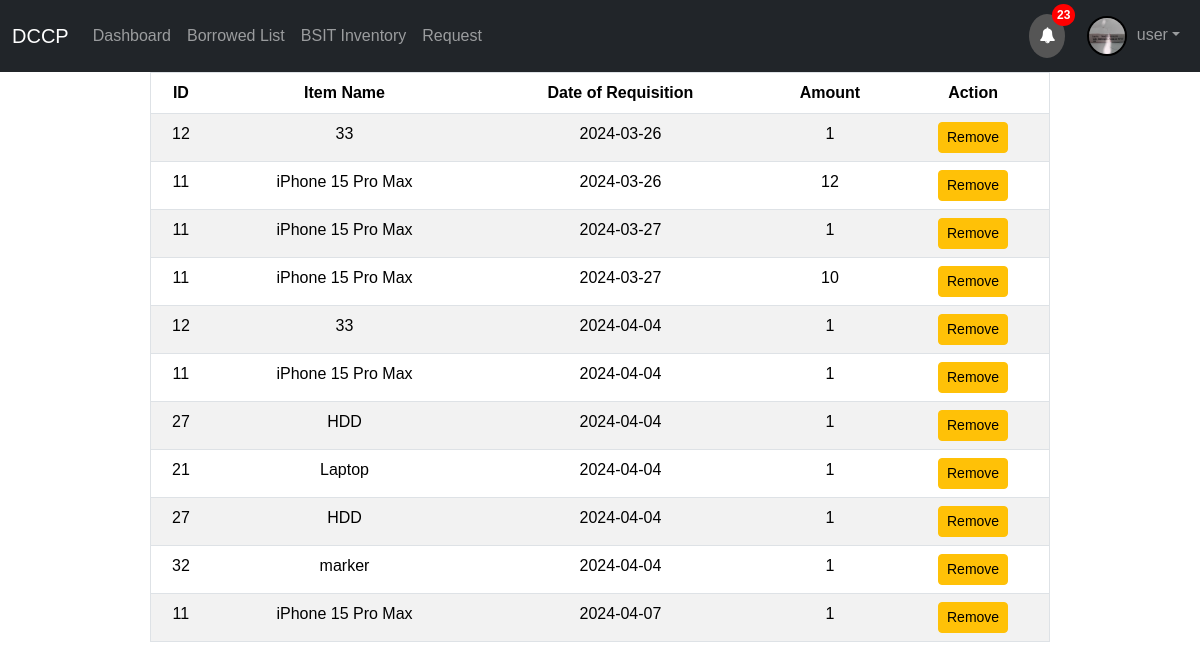
Page /item_storage.php (signed in) on the committed database.
### tables this page shows
CREATE TABLE `account` (
  `UID` int(11) NOT NULL,
  `username` text NOT NULL,
  `password` text NOT NULL,
  `email` text NOT NULL,
  `department` text NOT NULL,
  `position` text NOT NULL,
  `user_type` text NOT NULL,
  `image_path` varchar(255) NOT NULL,
  `iid` text NOT NULL,
  `iid_image` text NOT NULL
);

CREATE TABLE `borrowed_item` (
  `item_code` int(11) NOT NULL,
  `borrow_date` date NOT NULL,
  `borrower` text NOT NULL,
  `equipment_name` text NOT NULL,
  `useless` int(11) NOT NULL,
  `item_type` text NOT NULL,
  `borrowed_amount` int(11) NOT NULL,
  `request_destination` text NOT NULL,
  `request_date` date NOT NULL
);

### item_storage.php (the view, shortened to what this page needs)
<?php
include_once("config.php");
$name = $_SESSION['username'];
$rs = mysqli_query($mysqli, "SELECT * FROM borrowed_item WHERE item_type = 'consumable'");
?>
<!DOCTYPE html>
<html>
<head>
    <link href="https://cdn.jsdelivr.net/npm/bootstrap@5.3.2/dist/css/bootstrap.min.css" rel="stylesheet">
</head>
<body>
    <?php include 'navigation_user.php'; ?>
    <table class="table table-striped w-75" border="1px" align="center">
        <thead>
            <tr align="center">
                <th><b>ID</b></th>
                <th><b>Item Name</b></th>
                <th><b>Date of Requisition</b></th>
                <th><b>Amount</b></th>
                <th><b>Action</b></th>
            </tr>
        </thead>
        <tbody>
            <?php
            while ($res = mysqli_fetch_array($rs)) {
                if ($res['borrower'] == $name) {
                    echo "<tr align='center'>";
                    echo "<td>" . $res['item_code'] . "</td>";
                    echo "<td>" . $res['equipment_name'] . "</td>";
                    echo "<td>" . $res['borrow_date'] . "</td>";
                    echo "<td>" . $res['borrowed_amount'] . "</td>";
                    echo "<td><a class='btn btn-sm btn-warning' href='removal_item.php?delete_id=" . $res['useless'] . "'>Remove</a></td>";
                    echo "</tr>";
                }
            }
            ?>
        </tbody>
    </table>
</body>
</html>

### navigation_user.php (shortened to what this page needs)
<?php
$dep = $_SESSION['department'];
$hier = $_SESSION['hierarchy'];
$query_today = "SELECT * FROM borrowed_item WHERE item_type != 'consumable' AND DATE(request_date) = CURDATE() AND borrower = '$name'";
$res_today = mysqli_query($mysqli, $query_today);
$num_due_today = mysqli_num_rows($res_today);
$query_passed = "SELECT * FROM borrowed_item WHERE item_type != 'consumable' AND DATE(request_date) < CURDATE() AND borrower = '$name'";
$res_passed = mysqli_query($mysqli, $query_passed);
$num_due_passed = mysqli_num_rows($res_passed);
$query_tomorrow = "SELECT * FROM borrowed_item WHERE item_type != 'consumable' AND DATE(request_date) = DATE(DATE_ADD(CURDATE(), INTERVAL 1 DAY)) AND borrower = '$name'";
$res_tomorrow = mysqli_query($mysqli, $query_tomorrow);
$num_due_tomorrow = mysqli_num_rows($res_tomorrow);
$acce = mysqli_query($mysqli, "SELECT * FROM accept WHERE user = '$name'");
$num_acce = mysqli_num_rows($acce);
$alerto = $num_due_today + $num_due_passed + $num_due_tomorrow + $num_acce;
$email_query = mysqli_query($mysqli, "SELECT * FROM account WHERE username = '$name'");
if ($email_query) {
    if (mysqli_num_rows($email_query) > 0) {
        $row = mysqli_fetch_array($email_query);
        $email = $row['email'];
        $image_path = $row['image_path'];
    }
}
?>
<link rel="stylesheet" href="https://cdnjs.cloudflare.com/ajax/libs/font-awesome/4.7.0/css/font-awesome.min.css">
<nav class="navbar navbar-expand-sm bg-dark navbar-dark">
    <div class="container-fluid">
        <a class="navbar-brand" href="#">DCCP</a>
        <div class="collapse navbar-collapse" id="collapsibleNavbar">
            <ul class="navbar-nav">
                <li class="nav-item">
                    <a class="nav-link" href="user_dashboard.php">Dashboard</a>
                </li>
                <li class="nav-item">
                    <a class="nav-link" href="borrowed_item.php">Borrowed List</a>
                </li>
                <li class="nav-item">
                    <a class="nav-link" href="dep_inventory.php"><?php echo $dep; ?> Inventory</a>
                </li>
                <li class="nav-item">
                <a class="nav-link" href=" <?php if ($hier == 'Instructor') { echo    'request_index.php'; } else { echo    'request_ph_manage.php'; } ?> ">
                <?php if ($hier == 'Instructor') { echo    'Request'; } else { echo    $dep. ' Instructor Requests'; } ?>
                </a>
                </li>
            </ul>
            <div class="collapse navbar-collapse justify-content-end" id="navbarCollapse">
                <a href="notify_instructor.php" class="notification" >
                    <span><i class="fa fa-bell"></i></span>
<?php
                            echo "<span class='badge'>" . $alerto . "</span>";
?>
                </a>
					<ul class="navbar-nav">
						<li class="nav-item">
						<li class="nav-item dropdown">
							<a class="nav-link dropdown-toggle" href="#" role="button" data-bs-toggle="dropdown"><img src="<?php echo $image_path ?>"  style='width: 40px; height: 40px; border-radius: 50%; border: 2px solid #000; margin-right: 10px'><?php echo $email;?></a>
						</li>
						</li>
					</ul>
				</div>
			</div>
		</div>
	</nav>

### item_storage.php (style rules this page uses)
body { font-family: Arial, sans-serif; margin: 0; padding: 0; }

### navigation_user.php (style rules this page uses)
.notification { background-color: #555; color: white; text-decoration: none; padding: 10px; position: relative; display: inline-block; border-radius: 50%; animation: bellAnimation 2s infinite; }
.notification .badge { position: absolute; top: -10px; right: -10px; padding: 5px; border-radius: 50%; background: red; color: white; }

### rows in the picture
account: image_path (picture), email "user"
borrowed_item: item_code "12", equipment_name "33", borrow_date "2024-03-26", borrowed_amount "1"
borrowed_item: item_code "11", equipment_name "iPhone 15 Pro Max", borrow_date "2024-03-26", borrowed_amount "12"
borrowed_item: item_code "11", equipment_name "iPhone 15 Pro Max", borrow_date "2024-03-27", borrowed_amount "1"
borrowed_item: item_code "11", equipment_name "iPhone 15 Pro Max", borrow_date "2024-03-27", borrowed_amount "10"
borrowed_item: item_code "12", equipment_name "33", borrow_date "2024-04-04", borrowed_amount "1"
borrowed_item: item_code "11", equipment_name "iPhone 15 Pro Max", borrow_date "2024-04-04", borrowed_amount "1"
borrowed_item: item_code "27", equipment_name "HDD", borrow_date "2024-04-04", borrowed_amount "1"
borrowed_item: item_code "21", equipment_name "Laptop", borrow_date "2024-04-04", borrowed_amount "1"
borrowed_item: item_code "27", equipment_name "HDD", borrow_date "2024-04-04", borrowed_amount "1"
borrowed_item: item_code "32", equipment_name "marker", borrow_date "2024-04-04", borrowed_amount "1"
borrowed_item: item_code "11", equipment_name "iPhone 15 Pro Max", borrow_date "2024-04-07", borrowed_amount "1"

### other values in the picture
$dep "BSIT"
$alerto "23"
